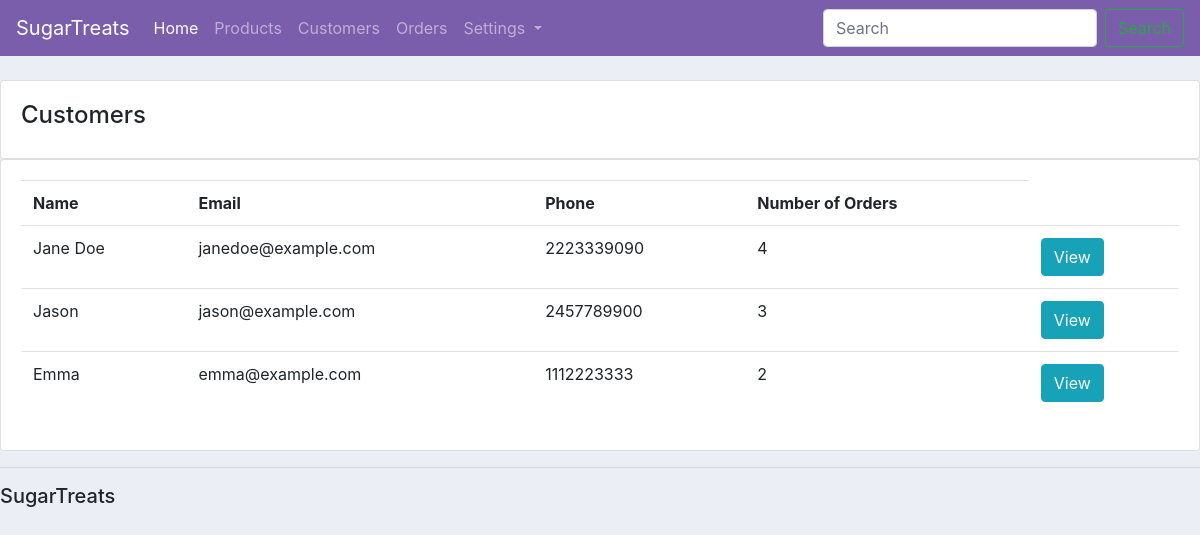
The app's page /customers/ with its own data.
### ecomm/models.py (models this page shows, shortened)
class Customer(models.Model):
    name = models.CharField(max_length=200, null=True)
    email = models.CharField(max_length=200, null=True)
    phone = models.CharField(max_length=200, null=True)
    date_created = models.DateTimeField(auto_now_add=True, null=True)

### ecomm/views.py (the view)
# urls.py: path("customers/", views.customers, name = "customers"),
def customers(request):
    customers = Customer.objects.all()
    context = {"customers": customers}
    return render(request, "ecomm/customers.html", context)

### ecomm/templates/ecomm/customers.html
{% extends "ecomm/main.html" %}
{% block content %}
<br>
<div class = "row">
    <div class ="col-md">
        <div class = "card card-body">
            <h4>Customers</h4>
        </div>
        <div class = "card card-body">
            <table class = "table">
                <tr>
                    <th>Name</th>
                    <th>Email</th>
                    <th>Phone</th>
                    <th>Number of Orders</th>
                </tr>
                {% for customer in customers %}
                    <tr>
                        <td>{{customer.name}}</td>
                        <td>{{customer.email}}</td>
                        <td>{{customer.phone}}</td>
                        <td>{{customer.orders.count}}</td>
                        <td><a class = "btn btn-small btn-info" href="{% url 'profile' customer.id %}">View</a></td>
                    </tr>
                {% endfor %}
            </table>
        </div>
    </div>
</div>
{% endblock content %}

### static/css/main.css (style rules this page uses)
body { background-color: #ebeff5; }

### records on screen
Customer: name "Jane Doe", email "janedoe@example.com", phone "2223339090", orders.count "4"
Customer: name "Jason", email "jason@example.com", phone "2457789900", orders.count "3"
Customer: name "Emma", email "emma@example.com", phone "1112223333", orders.count "2"
